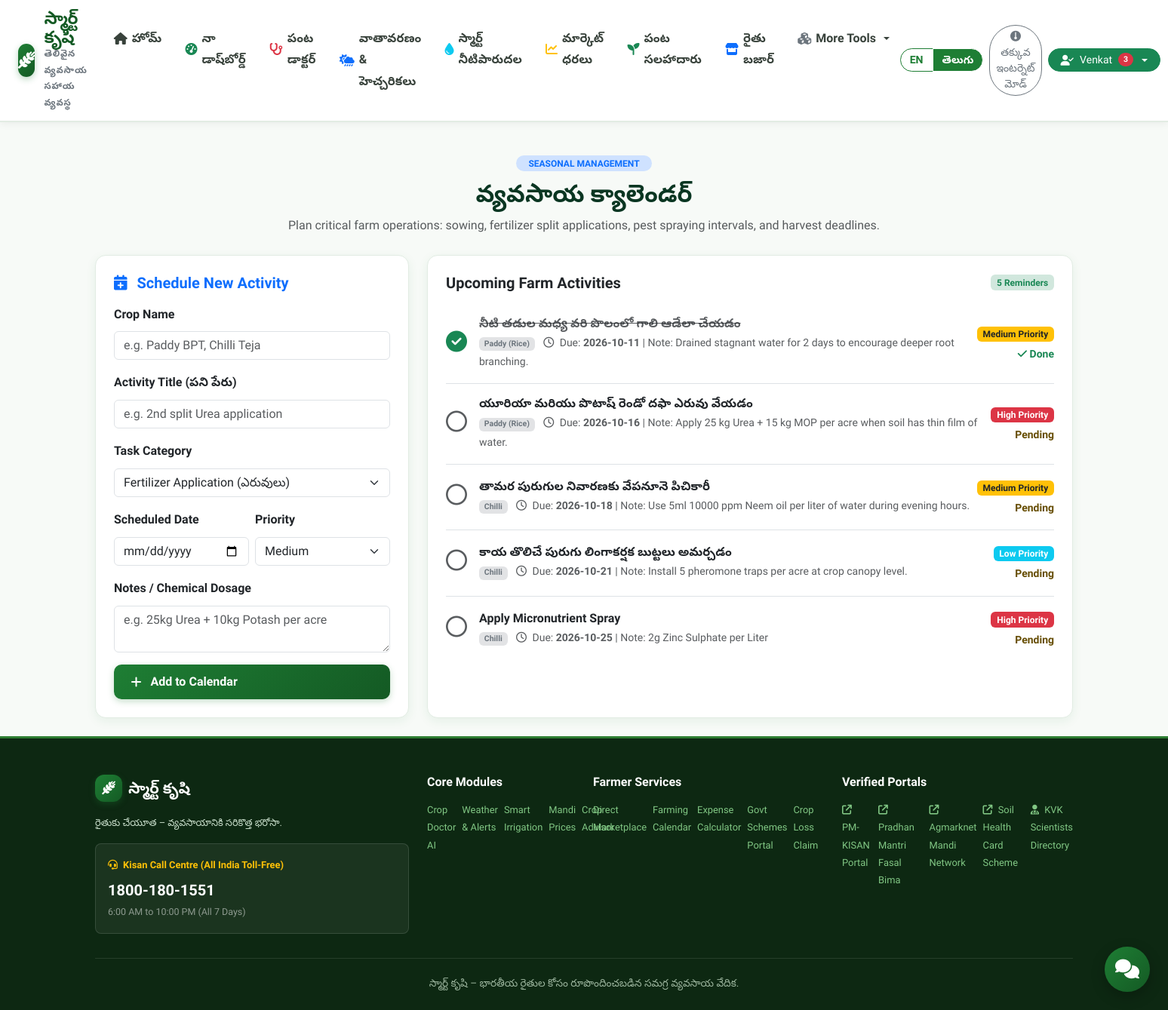
The app's page /calendar (signed in) with its own data.
### tables this page shows
CREATE TABLE users (
    id INTEGER PRIMARY KEY AUTOINCREMENT,
    username TEXT UNIQUE NOT NULL,
    email TEXT UNIQUE NOT NULL,
    password_hash TEXT NOT NULL,
    full_name TEXT NOT NULL,
    phone TEXT,
    role TEXT CHECK(role IN ('farmer', 'buyer', 'expert', 'admin')) DEFAULT 'farmer',
    preferred_language TEXT CHECK(preferred_language IN ('en', 'te')) DEFAULT 'en',
    created_at TIMESTAMP DEFAULT CURRENT_TIMESTAMP
);

CREATE TABLE farming_calendar_tasks (
    id INTEGER PRIMARY KEY AUTOINCREMENT,
    user_id INTEGER NOT NULL,
    crop_name TEXT NOT NULL,
    task_title_en TEXT NOT NULL,
    task_title_te TEXT NOT NULL,
    task_type TEXT CHECK(task_type IN ('sowing', 'irrigation', 'fertilizer', 'pesticide', 'weeding', 'harvesting')) NOT NULL,
    scheduled_date DATE NOT NULL,
    priority TEXT CHECK(priority IN ('low', 'medium', 'high')) DEFAULT 'medium',
    status TEXT CHECK(status IN ('pending', 'completed')) DEFAULT 'pending',
    notes TEXT,
    created_at TIMESTAMP DEFAULT CURRENT_TIMESTAMP,
    FOREIGN KEY (user_id) REFERENCES users(id) ON DELETE CASCADE
);

### app.py (the view, shortened to what this page needs)
@app.route("/calendar", methods=["GET", "POST"])
def calendar():
    if "user_id" not in session:
        flash("Please log in to manage your farming schedule and reminders.", "warning")
        return redirect(url_for("login"))
    db = get_db()
    cur = db.cursor()
    user_id = session["user_id"]
    cur.execute("SELECT * FROM farming_calendar_tasks WHERE user_id = ? ORDER BY scheduled_date ASC", (user_id,))
    tasks = [dict(r) for r in cur.fetchall()]
    return render_template("calendar/index.html", tasks=tasks)

### templates/calendar/index.html (shortened to what this page needs)
{% extends "base.html" %}
{% block content %}
<div class="container py-4">
  <div class="text-center mb-4">
    <span class="badge bg-primary-subtle text-primary fw-bold px-3 py-1.5 rounded-pill text-uppercase">Seasonal Management</span>
    <h2 class="fw-bold text-success-emphasis mt-2" data-i18n="nav_calendar">Farming Calendar & Activity Reminders</h2>
    <p class="text-muted max-w-600 mx-auto">
      Plan critical farm operations: sowing, fertilizer split applications, pest spraying intervals, and harvest deadlines.
    </p>
  </div>
  <div class="row g-4">
    <div class="col-lg-4">
      <div class="krishi-card">
        <h5 class="fw-bold text-primary mb-3">
          <i class="fa-solid fa-calendar-plus me-2"></i> Schedule New Activity
        </h5>
        <form method="POST" action="{{ url_for('calendar') }}">
          <div class="mb-3">
            <label class="form-label fw-semibold">Crop Name</label>
            <input type="text" name="crop_name" class="form-control" placeholder="e.g. Paddy BPT, Chilli Teja" required>
          </div>
          <div class="mb-3">
            <label class="form-label fw-semibold">Activity Title (పని పేరు)</label>
            <input type="text" name="task_title" class="form-control" placeholder="e.g. 2nd split Urea application" required>
          </div>
          <div class="mb-3">
            <label class="form-label fw-semibold">Task Category</label>
            <select name="task_type" class="form-select">
              <option value="fertilizer">Fertilizer Application (ఎరువులు)</option>
            </select>
          </div>
          <div class="row g-2 mb-3">
            <div class="col-6">
              <label class="form-label fw-semibold">Scheduled Date</label>
              <input type="date" name="scheduled_date" class="form-control" required>
            </div>
            <div class="col-6">
              <label class="form-label fw-semibold">Priority</label>
              <select name="priority" class="form-select">
                <option value="medium" selected>Medium</option>
              </select>
            </div>
          </div>
          <div class="mb-3">
            <label class="form-label fw-semibold">Notes / Chemical Dosage</label>
            <textarea name="notes" class="form-control" rows="2" placeholder="e.g. 25kg Urea + 10kg Potash per acre"></textarea>
          </div>
          <button type="submit" class="btn btn-krishi-primary w-100 py-2.5">
            <i class="fa-solid fa-plus me-1"></i> Add to Calendar
          </button>
        </form>
      </div>
    </div>
    <div class="col-lg-8">
      <div class="krishi-card">
        <div class="d-flex justify-content-between align-items-center mb-3">
          <h5 class="fw-bold text-dark mb-0">Upcoming Farm Activities</h5>
          <span class="badge bg-success-subtle text-success">{{ tasks|length }} Reminders</span>
        </div>
        {% if tasks %}
          <div class="list-group list-group-flush">
            {% for task in tasks %}
              <div class="list-group-item px-0 py-3 d-flex justify-content-between align-items-center">
                <div class="d-flex align-items-center gap-3">
                  <a href="{{ url_for('calendar_toggle', task_id=task.id) }}" class="text-decoration-none">
                    {% if task.status == 'completed' %}
                      <i class="fa-solid fa-circle-check text-success fs-3"></i>
                    {% else %}
                      <i class="fa-regular fa-circle text-muted fs-3"></i>
                    {% endif %}
                  </a>
                  <div>
                    <h6 class="fw-bold mb-1 {% if task.status == 'completed' %}text-decoration-line-through text-muted{% else %}text-dark{% endif %}">
                      {% if current_lang == 'te' %}{{ task.task_title_te }}{% else %}{{ task.task_title_en }}{% endif %}
                    </h6>
                    <div class="small text-muted">
                      <span class="badge bg-secondary-subtle text-secondary me-2">{{ task.crop_name }}</span>
                      <i class="fa-regular fa-clock me-1"></i> Due: <strong>{{ task.scheduled_date }}</strong>
                      {% if task.notes %} | Note: {{ task.notes }}{% endif %}
                    </div>
                  </div>
                </div>
                <div class="text-end">
                  <span class="badge {% if task.priority == 'high' %}bg-danger{% elif task.priority == 'medium' %}bg-warning text-dark{% else %}bg-info{% endif %} mb-1">
                    {{ task.priority|capitalize }} Priority
                  </span>
                  <div class="small text-muted">
                    {% if task.status == 'completed' %}
                      <span class="text-success fw-bold"><i class="fa-solid fa-check"></i> Done</span>
                    {% else %}
                      <span class="text-warning-emphasis fw-bold">Pending</span>
                    {% endif %}
                  </div>
                </div>
              </div>
            {% endfor %}
          </div>
        {% else %}
          <div class="text-center py-5 text-muted">
            <i class="fa-regular fa-calendar-check fs-1 mb-2"></i>
            <h5>Your Calendar is Clear</h5>
            <p class="small">Add upcoming fertilizer schedules, pesticide sprays, or harvest plans on the left.</p>
          </div>
        {% endif %}
      </div>
    </div>
  </div>
</div>
{% endblock %}

### templates/base.html (shortened to what this page needs)
<!DOCTYPE html>
<html lang="{{ current_lang }}">
<head>
  <link href="https://cdn.jsdelivr.net/npm/bootstrap@5.3.3/dist/css/bootstrap.min.css" rel="stylesheet">
  <link rel="stylesheet" href="https://cdnjs.cloudflare.com/ajax/libs/font-awesome/6.5.1/css/all.min.css">
  <link rel="stylesheet" href="{{ url_for('static', filename='css/style.css') }}">
</head>
<body class="{% if current_lang == 'te' %}telugu-font{% endif %}">
  <header>
    <nav class="navbar navbar-expand-xl krishi-navbar sticky-top">
      <div class="container-fluid px-lg-4">
        <a class="krishi-brand" href="{{ url_for('home') }}">
          <div class="krishi-logo-icon">
            <i class="fa-solid fa-wheat-awn"></i>
          </div>
          <div>
            <div class="krishi-brand-title" data-i18n="brand_title">SMART KRISHI</div>
            <div class="krishi-brand-subtitle" data-i18n="brand_subtitle">Intelligent Farming System</div>
          </div>
        </a>
        <div class="collapse navbar-collapse" id="krishiNavMenu">
          <ul class="navbar-nav mx-auto mb-2 mb-xl-0 gap-1">
            <li class="nav-item">
              <a class="nav-link {% if request.path == '/' %}active{% endif %}" href="{{ url_for('home') }}">
                <i class="fa-solid fa-house"></i> <span data-i18n="nav_home">Home</span>
              </a>
            </li>
            {% if current_user %}
            <li class="nav-item">
              <a class="nav-link {% if request.path == '/dashboard' %}active{% endif %}" href="{{ url_for('dashboard') }}">
                <i class="fa-solid fa-gauge-high text-success"></i> <span data-i18n="nav_dashboard">Dashboard</span>
              </a>
            </li>
            {% endif %}
            <li class="nav-item">
              <a class="nav-link {% if '/crop-doctor' in request.path %}active{% endif %}" href="{{ url_for('crop_doctor') }}">
                <i class="fa-solid fa-stethoscope text-danger"></i> <span data-i18n="nav_crop_doctor">Crop Doctor</span>
              </a>
            </li>
            <li class="nav-item">
              <a class="nav-link {% if request.path == '/weather' %}active{% endif %}" href="{{ url_for('weather') }}">
                <i class="fa-solid fa-cloud-sun-rain text-primary"></i> <span data-i18n="nav_weather">Weather</span>
              </a>
            </li>
            <li class="nav-item">
              <a class="nav-link {% if request.path == '/irrigation' %}active{% endif %}" href="{{ url_for('irrigation') }}">
                <i class="fa-solid fa-droplet text-info"></i> <span data-i18n="nav_irrigation">Smart Irrigation</span>
              </a>
            </li>
            <li class="nav-item">
              <a class="nav-link {% if request.path == '/market' %}active{% endif %}" href="{{ url_for('market') }}">
                <i class="fa-solid fa-chart-line text-warning"></i> <span data-i18n="nav_market">Market Prices</span>
              </a>
            </li>
            <li class="nav-item">
              <a class="nav-link {% if request.path == '/advisor' %}active{% endif %}" href="{{ url_for('advisor') }}">
                <i class="fa-solid fa-seedling text-success"></i> <span data-i18n="nav_advisor">Crop Advisor</span>
              </a>
            </li>
            <li class="nav-item">
              <a class="nav-link {% if '/marketplace' in request.path %}active{% endif %}" href="{{ url_for('marketplace') }}">
                <i class="fa-solid fa-store text-primary"></i> <span data-i18n="nav_marketplace">Marketplace</span>
              </a>
            </li>
            <li class="nav-item dropdown">
              <a class="nav-link dropdown-toggle" href="#" role="button" data-bs-toggle="dropdown" aria-expanded="false">
                <i class="fa-solid fa-cubes text-secondary"></i> More Tools
              </a>
            </li>
          </ul>
          <div class="d-flex align-items-center gap-2 mt-3 mt-xl-0">
            <div class="btn-group btn-group-sm" role="group">
              <a href="{{ url_for('set_language', lang_code='en') }}" class="btn btn-lang {% if current_lang == 'en' %}active{% endif %}" data-lang="en" onclick="applyLanguage('en')">EN</a>
              <a href="{{ url_for('set_language', lang_code='te') }}" class="btn btn-lang {% if current_lang == 'te' %}active{% endif %}" data-lang="te" onclick="applyLanguage('te')">తెలుగు</a>
            </div>
            <button id="toggleLowBandwidthBtn" class="btn btn-outline-secondary btn-sm rounded-pill" title="Toggle Low Bandwidth Mode" type="button">
              <i class="fa-solid fa-gauge-simple"></i> <span class="d-none d-lg-inline" data-i18n="btn_low_bandwidth">Low-Data</span>
            </button>
            {% if current_user %}
              <div class="dropdown">
                <button class="btn btn-success btn-sm dropdown-toggle rounded-pill px-3 py-1.5 d-flex align-items-center gap-2" type="button" data-bs-toggle="dropdown" aria-expanded="false">
                  <i class="fa-solid fa-user-check"></i>
                  <span>{{ current_user.full_name.split(' ')[0] }}</span>
                  {% if unread_notifications_count > 0 %}
                    <span class="badge rounded-pill bg-danger">{{ unread_notifications_count }}</span>
                  {% endif %}
                </button>
              </div>
            {% endif %}
          </div>
        </div>
      </div>
    </nav>
  </header>
  <main class="flex-grow-1">
    {% block content %}{% endblock %}
  </main>
  <a href="{{ url_for('chatbot') }}" class="floating-assistant-btn" title="Ask Krishi Mitra AI / కృషి మిత్రను అడగండి">
    <i class="fa-solid fa-comments"></i>
  </a>
  <footer class="krishi-footer">
    <div class="container">
      <div class="row g-4">
        <div class="col-lg-4 col-md-6">
          <div class="d-flex align-items-center gap-2 mb-3">
            <div class="krishi-logo-icon" style="width:36px; height:36px; font-size:1.1rem;">
              <i class="fa-solid fa-wheat-awn"></i>
            </div>
            <h5 class="text-white fw-bold mb-0" data-i18n="brand_title">SMART KRISHI</h5>
          </div>
          <p class="text-light-green small" data-i18n="tagline">Empowering Farmers, Growing a Better Future.</p>
          <div class="p-3 rounded-3" style="background: rgba(255,255,255,0.06); border: 1px solid rgba(255,255,255,0.12);">
            <div class="text-warning fw-bold small mb-1"><i class="fa-solid fa-headset me-1"></i> Kisan Call Centre (All India Toll-Free)</div>
            <a href="tel:18001801551" class="text-white fw-bold fs-5 text-decoration-none">1800-180-1551</a>
            <div class="text-white-50" style="font-size: 0.78rem;">6:00 AM to 10:00 PM (All 7 Days)</div>
          </div>
        </div>
        <div class="col-lg-2 col-md-3 col-6">
          <h6 class="text-white fw-bold mb-3">Core Modules</h6>
          <ul class="list-unstyled small d-flex flex-direction-column gap-2">
            <li><a href="{{ url_for('crop_doctor') }}">Crop Doctor AI</a></li>
            <li><a href="{{ url_for('weather') }}">Weather & Alerts</a></li>
            <li><a href="{{ url_for('irrigation') }}">Smart Irrigation</a></li>
            <li><a href="{{ url_for('market') }}">Mandi Prices</a></li>
            <li><a href="{{ url_for('advisor') }}">Crop Advisor</a></li>
          </ul>
        </div>
        <div class="col-lg-3 col-md-3 col-6">
          <h6 class="text-white fw-bold mb-3">Farmer Services</h6>
          <ul class="list-unstyled small d-flex flex-direction-column gap-2">
            <li><a href="{{ url_for('marketplace') }}">Direct Marketplace</a></li>
            <li><a href="{{ url_for('calendar') }}">Farming Calendar</a></li>
            <li><a href="{{ url_for('calculator') }}">Expense Calculator</a></li>
            <li><a href="{{ url_for('schemes') }}">Govt Schemes Portal</a></li>
            <li><a href="{{ url_for('loss_report') }}">Crop Loss Claim</a></li>
          </ul>
        </div>
        <div class="col-lg-3 col-md-6">
          <h6 class="text-white fw-bold mb-3">Verified Portals</h6>
          <ul class="list-unstyled small d-flex flex-direction-column gap-2">
            <li><a href="https://pmkisan.gov.in" target="_blank" rel="noopener"><i class="fa-solid fa-arrow-up-right-from-square me-1"></i> PM-KISAN Portal</a></li>
            <li><a href="https://pmfby.gov.in" target="_blank" rel="noopener"><i class="fa-solid fa-arrow-up-right-from-square me-1"></i> Pradhan Mantri Fasal Bima</a></li>
            <li><a href="https://agmarknet.gov.in" target="_blank" rel="noopener"><i class="fa-solid fa-arrow-up-right-from-square me-1"></i> Agmarknet Mandi Network</a></li>
            <li><a href="https://soilhealth.dac.gov.in" target="_blank" rel="noopener"><i class="fa-solid fa-arrow-up-right-from-square me-1"></i> Soil Health Card Scheme</a></li>
            <li><a href="{{ url_for('experts') }}"><i class="fa-solid fa-user-doctor me-1"></i> KVK Scientists Directory</a></li>
          </ul>
        </div>
      </div>
      <div class="footer-bottom text-center">
        <p class="mb-0" data-i18n="footer_rights">© {{ current_year }} Smart Krishi – Intelligent Farming Assistance System. Empowering Indian Agriculture.</p>
      </div>
    </div>
  </footer>
</body>
</html>

### records on screen
users: full_name "Venkat"
farming_calendar_tasks: status "completed" (drawn), task_title_te "నీటి తడుల మధ్య వరి పొలంలో గాలి ఆడేలా చేయడం", crop_name "Paddy (Rice)", scheduled_date "2026-10-11", notes "Drained stagnant water for 2 days to encourage deeper root branching.", priority "Medium"
farming_calendar_tasks: status "pending" (drawn), task_title_te "యూరియా మరియు పొటాష్ రెండో దఫా ఎరువు వేయడం", crop_name "Paddy (Rice)", scheduled_date "2026-10-16", notes "Apply 25 kg Urea + 15 kg MOP per acre when soil has thin film of water.", priority "High"
farming_calendar_tasks: status "pending" (drawn), task_title_te "తామర పురుగుల నివారణకు వేపనూనె పిచికారీ", crop_name "Chilli", scheduled_date "2026-10-18", notes "Use 5ml 10000 ppm Neem oil per liter of water during evening hours.", priority "Medium"
farming_calendar_tasks: status "pending" (drawn), task_title_te "కాయ తొలిచే పురుగు లింగాకర్షక బుట్టలు అమర్చడం", crop_name "Chilli", scheduled_date "2026-10-21", notes "Install 5 pheromone traps per acre at crop canopy level.", priority "Low"
farming_calendar_tasks: status "pending" (drawn), task_title_te "Apply Micronutrient Spray", crop_name "Chilli", scheduled_date "2026-10-25", notes "2g Zinc Sulphate per Liter", priority "High"

### other values on screen
{{ unread_notifications_count }} "3"
{{ tasks|length }} "5"
